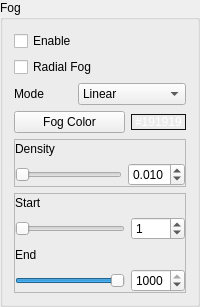
           <widget class="QGroupBox" name="groupBox_12">
            <property name="title">
             <string>Fog</string>
            </property>
            <layout class="QVBoxLayout" name="verticalLayout_45">
             <item>
              <widget class="QCheckBox" name="fogEnabled">
               <property name="text">
                <string>Enable</string>
               </property>
              </widget>
             </item>
             <item>
              <widget class="QCheckBox" name="radialFogCheckBox">
               <property name="text">
                <string>Radial Fog</string>
               </property>
              </widget>
             </item>
             <item>
              <layout class="QHBoxLayout" name="horizontalLayout_75">
               <item>
                <widget class="QLabel" name="label_45">
                 <property name="text">
                  <string>Mode</string>
                 </property>
                </widget>
               </item>
               <item>
                <widget class="QComboBox" name="fogModeSelector">
                 <item>
                  <property name="text">
                   <string>Linear</string>
                  </property>
                 </item>
                 <item>
                  <property name="text">
                   <string>Exponential</string>
                  </property>
                 </item>
                 <item>
                  <property name="text">
                   <string>Exponential^2</string>
                  </property>
                 </item>
                </widget>
               </item>
              </layout>
             </item>
             <item>
              <layout class="QHBoxLayout" name="horizontalLayout_76">
               <item>
                <widget class="QPushButton" name="fogColorButton">
                 <property name="text">
                  <string>Fog Color</string>
                 </property>
                </widget>
               </item>
               <item>
                <widget class="QLabel" name="fogColorLabel">
                 <property name="sizePolicy">
                  <sizepolicy hsizetype="Fixed" vsizetype="Fixed">
                   <horstretch>0</horstretch>
                   <verstretch>0</verstretch>
                  </sizepolicy>
                 </property>
                 <property name="palette">
                  <palette>
                   <active>
                    <colorrole role="WindowText">
                     <brush brushstyle="SolidPattern">
                      <color alpha="255">
                       <red>255</red>
                       <green>255</green>
                       <blue>255</blue>
                      </color>
                     </brush>
                    </colorrole>
                    <colorrole role="Button">
                     <brush brushstyle="SolidPattern">
                      <color alpha="255">
                       <red>25</red>
                       <green>25</green>
                       <blue>25</blue>
                      </color>
                     </brush>
                    </colorrole>
                    <colorrole role="Light">
                     <brush brushstyle="SolidPattern">
                      <color alpha="255">
                       <red>37</red>
                       <green>37</green>
                       <blue>37</blue>
                      </color>
                     </brush>
                    </colorrole>
                    <colorrole role="Midlight">
                     <brush brushstyle="SolidPattern">
                      <color alpha="255">
                       <red>31</red>
                       <green>31</green>
                       <blue>31</blue>
                      </color>
                     </brush>
                    </colorrole>
                    <colorrole role="Dark">
                     <brush brushstyle="SolidPattern">
                      <color alpha="255">
                       <red>12</red>
                       <green>12</green>
                       <blue>12</blue>
                      </color>
                     </brush>
                    </colorrole>
                    <colorrole role="Mid">
                     <brush brushstyle="SolidPattern">
                      <color alpha="255">
                       <red>16</red>
                       <green>16</green>
                       <blue>16</blue>
                      </color>
                     </brush>
                    </colorrole>
                    <colorrole role="Text">
                     <brush brushstyle="SolidPattern">
                      <color alpha="255">
                       <red>255</red>
                       <green>255</green>
                       <blue>255</blue>
                      </color>
                     </brush>
                    </colorrole>
                    <colorrole role="BrightText">
                     <brush brushstyle="SolidPattern">
                      <color alpha="255">
                       <red>255</red>
                       <green>255</green>
                       <blue>255</blue>
                      </color>
                     </brush>
                    </colorrole>
                    <colorrole role="ButtonText">
                     <brush brushstyle="SolidPattern">
                      <color alpha="255">
                       <red>255</red>
                       <green>255</green>
                       <blue>255</blue>
                      </color>
                     </brush>
                    </colorrole>
                    <colorrole role="Base">
                     <brush brushstyle="SolidPattern">
                      <color alpha="255">
                       <red>0</red>
                       <green>0</green>
                       <blue>0</blue>
                      </color>
                     </brush>
                    </colorrole>
                    <colorrole role="Window">
                     <brush brushstyle="SolidPattern">
                      <color alpha="255">
                       <red>25</red>
                       <green>25</green>
                       <blue>25</blue>
                      </color>
                     </brush>
                    </colorrole>
                    <colorrole role="Shadow">
                     <brush brushstyle="SolidPattern">
                      <color alpha="255">
                       <red>0</red>
                       <green>0</green>
                       <blue>0</blue>
                      </color>
                     </brush>
                    </colorrole>
                    <colorrole role="AlternateBase">
                     <brush brushstyle="SolidPattern">
                      <color alpha="255">
                       <red>12</red>
                       <green>12</green>
                       <blue>12</blue>
                      </color>
                     </brush>
                    </colorrole>
                    <colorrole role="ToolTipBase">
                     <brush brushstyle="SolidPattern">
                      <color alpha="255">
                       <red>255</red>
                       <green>255</green>
                       <blue>220</blue>
                      </color>
                     </brush>
                    </colorrole>
                    <colorrole role="ToolTipText">
                     <brush brushstyle="SolidPattern">
                      <color alpha="255">
                       <red>0</red>
                       <green>0</green>
                       <blue>0</blue>
                      </color>
                     </brush>
                    </colorrole>
                   </active>
                   <inactive>
                    <colorrole role="WindowText">
                     <brush brushstyle="SolidPattern">
                      <color alpha="255">
                       <red>255</red>
                       <green>255</green>
                       <blue>255</blue>
                      </color>
                     </brush>
                    </colorrole>
                    <colorrole role="Button">
                     <brush brushstyle="SolidPattern">
                      <color alpha="255">
                       <red>25</red>
                       <green>25</green>
                       <blue>25</blue>
                      </color>
                     </brush>
                    </colorrole>
                    <colorrole role="Light">
                     <brush brushstyle="SolidPattern">
                      <color alpha="255">
                       <red>37</red>
                       <green>37</green>
                       <blue>37</blue>
                      </color>
                     </brush>
                    </colorrole>
                    <colorrole role="Midlight">
                     <brush brushstyle="SolidPattern">
                      <color alpha="255">
                       <red>31</red>
                       <green>31</green>
                       <blue>31</blue>
                      </color>
                     </brush>
                    </colorrole>
                    <colorrole role="Dark">
                     <brush brushstyle="SolidPattern">
                      <color alpha="255">
                       <red>12</red>
                       <green>12</green>
                       <blue>12</blue>
                      </color>
                     </brush>
                    </colorrole>
                    <colorrole role="Mid">
                     <brush brushstyle="SolidPattern">
                      <color alpha="255">
                       <red>16</red>
                       <green>16</green>
                       <blue>16</blue>
                      </color>
                     </brush>
                    </colorrole>
                    <colorrole role="Text">
                     <brush brushstyle="SolidPattern">
                      <color alpha="255">
                       <red>255</red>
                       <green>255</green>
                       <blue>255</blue>
                      </color>
                     </brush>
                    </colorrole>
                    <colorrole role="BrightText">
                     <brush brushstyle="SolidPattern">
                      <color alpha="255">
                       <red>255</red>
                       <green>255</green>
                       <blue>255</blue>
                      </color>
                     </brush>
                    </colorrole>
                    <colorrole role="ButtonText">
                     <brush brushstyle="SolidPattern">
                      <color alpha="255">
                       <red>255</red>
                       <green>255</green>
                       <blue>255</blue>
                      </color>
                     </brush>
                    </colorrole>
                    <colorrole role="Base">
                     <brush brushstyle="SolidPattern">
                      <color alpha="255">
                       <red>0</red>
                       <green>0</green>
                       <blue>0</blue>
                      </color>
                     </brush>
                    </colorrole>
                    <colorrole role="Window">
                     <brush brushstyle="SolidPattern">
                      <color alpha="255">
                       <red>25</red>
                       <green>25</green>
                       <blue>25</blue>
                      </color>
                     </brush>
                    </colorrole>
                    <colorrole role="Shadow">
                     <brush brushstyle="SolidPattern">
                      <color alpha="255">
                       <red>0</red>
                       <green>0</green>
                       <blue>0</blue>
                      </color>
                     </brush>
                    </colorrole>
                    <colorrole role="AlternateBase">
                     <brush brushstyle="SolidPattern">
                      <color alpha="255">
                       <red>12</red>
                       <green>12</green>
                       <blue>12</blue>
                      </color>
                     </brush>
                    </colorrole>
                    <colorrole role="ToolTipBase">
                     <brush brushstyle="SolidPattern">
                      <color alpha="255">
                       <red>255</red>
                       <green>255</green>
                       <blue>220</blue>
                      </color>
                     </brush>
                    </colorrole>
                    <colorrole role="ToolTipText">
                     <brush brushstyle="SolidPattern">
                      <color alpha="255">
                       <red>0</red>
                       <green>0</green>
                       <blue>0</blue>
                      </color>
                     </brush>
                    </colorrole>
                   </inactive>
                   <disabled>
                    <colorrole role="WindowText">
                     <brush brushstyle="SolidPattern">
                      <color alpha="255">
                       <red>12</red>
                       <green>12</green>
                       <blue>12</blue>
                      </color>
                     </brush>
                    </colorrole>
                    <colorrole role="Button">
                     <brush brushstyle="SolidPattern">
                      <color alpha="255">
                       <red>25</red>
                       <green>25</green>
                       <blue>25</blue>
                      </color>
                     </brush>
                    </colorrole>
                    <colorrole role="Light">
                     <brush brushstyle="SolidPattern">
                      <color alpha="255">
                       <red>37</red>
                       <green>37</green>
                       <blue>37</blue>
                      </color>
                     </brush>
                    </colorrole>
                    <colorrole role="Midlight">
                     <brush brushstyle="SolidPattern">
                      <color alpha="255">
                       <red>31</red>
                       <green>31</green>
                       <blue>31</blue>
                      </color>
                     </brush>
                    </colorrole>
                    <colorrole role="Dark">
                     <brush brushstyle="SolidPattern">
                      <color alpha="255">
                       <red>12</red>
                       <green>12</green>
                       <blue>12</blue>
                      </color>
                     </brush>
                    </colorrole>
                    <colorrole role="Mid">
                     <brush brushstyle="SolidPattern">
                      <color alpha="255">
                       <red>16</red>
                       <green>16</green>
                       <blue>16</blue>
                      </color>
                     </brush>
                    </colorrole>
                    <colorrole role="Text">
                     <brush brushstyle="SolidPattern">
                      <color alpha="255">
                       <red>12</red>
                       <green>12</green>
                       <blue>12</blue>
                      </color>
                     </brush>
                    </colorrole>
                    <colorrole role="BrightText">
                     <brush brushstyle="SolidPattern">
                      <color alpha="255">
                       <red>255</red>
                       <green>255</green>
                       <blue>255</blue>
                      </color>
                     </brush>
                    </colorrole>
                    <colorrole role="ButtonText">
                     <brush brushstyle="SolidPattern">
                      <color alpha="255">
                       <red>12</red>
                       <green>12</green>
                       <blue>12</blue>
                      </color>
                     </brush>
                    </colorrole>
                    <colorrole role="Base">
                     <brush brushstyle="SolidPattern">
                      <color alpha="255">
                       <red>25</red>
                       <green>25</green>
                       <blue>25</blue>
                      </color>
                     </brush>
                    </colorrole>
                    <colorrole role="Window">
                     <brush brushstyle="SolidPattern">
                      <color alpha="255">
                       <red>25</red>
                       <green>25</green>
                       <blue>25</blue>
                      </color>
                     </brush>
                    </colorrole>
                    <colorrole role="Shadow">
                     <brush brushstyle="SolidPattern">
                      <color alpha="255">
                       <red>0</red>
                       <green>0</green>
                       <blue>0</blue>
                      </color>
                     </brush>
                    </colorrole>
                    <colorrole role="AlternateBase">
                     <brush brushstyle="SolidPattern">
                      <color alpha="255">
                       <red>25</red>
                       <green>25</green>
                       <blue>25</blue>
                      </color>
                     </brush>
                    </colorrole>
                    <colorrole role="ToolTipBase">
                     <brush brushstyle="SolidPattern">
                      <color alpha="255">
                       <red>255</red>
                       <green>255</green>
                       <blue>220</blue>
                      </color>
                     </brush>
                    </colorrole>
                    <colorrole role="ToolTipText">
                     <brush brushstyle="SolidPattern">
                      <color alpha="255">
                       <red>0</red>
                       <green>0</green>
                       <blue>0</blue>
                      </color>
                     </brush>
                    </colorrole>
                   </disabled>
                  </palette>
                 </property>
                 <property name="frameShape">
                  <enum>QFrame::StyledPanel</enum>
                 </property>
                 <property name="text">
                  <string>#191919</string>
                 </property>
                </widget>
               </item>
              </layout>
             </item>
             <item>
              <widget class="QFrame" name="fogDensityFrame">
               <property name="frameShape">
                <enum>QFrame::StyledPanel</enum>
               </property>
               <property name="frameShadow">
                <enum>QFrame::Raised</enum>
               </property>
               <layout class="QHBoxLayout" name="horizontalLayout_83">
                <property name="leftMargin">
                 <number>0</number>
                </property>
                <property name="topMargin">
                 <number>0</number>
                </property>
                <property name="rightMargin">
                 <number>0</number>
                </property>
                <property name="bottomMargin">
                 <number>0</number>
                </property>
                <item>
                 <layout class="QVBoxLayout" name="verticalLayout_41">
                  <item>
                   <layout class="QHBoxLayout" name="horizontalLayout_78">
                    <item>
                     <widget class="QLabel" name="label_46">
                      <property name="text">
                       <string>Density</string>
                      </property>
                     </widget>
                    </item>
                    <item>
                     <spacer name="horizontalSpacer_35">
                      <property name="orientation">
                       <enum>Qt::Horizontal</enum>
                      </property>
                      <property name="sizeHint" stdset="0">
                       <size>
                        <width>17</width>
                        <height>17</height>
                       </size>
                      </property>
                     </spacer>
                    </item>
                   </layout>
                  </item>
                  <item>
                   <layout class="QHBoxLayout" name="horizontalLayout_77">
                    <item>
                     <widget class="QSlider" name="densitySlider">
                      <property name="maximum">
                       <number>100</number>
                      </property>
                      <property name="orientation">
                       <enum>Qt::Horizontal</enum>
                      </property>
                     </widget>
                    </item>
                    <item>
                     <widget class="QDoubleSpinBox" name="densitySpinBox">
                      <property name="decimals">
                       <number>3</number>
                      </property>
                      <property name="maximum">
                       <double>1.000000000000000</double>
                      </property>
                      <property name="singleStep">
                       <double>0.005000000000000</double>
                      </property>
                      <property name="value">
                       <double>0.010000000000000</double>
                      </property>
                     </widget>
                    </item>
                   </layout>
                  </item>
                 </layout>
                </item>
               </layout>
              </widget>
             </item>
             <item>
              <widget class="QFrame" name="fogPositionFrame">
               <property name="frameShape">
                <enum>QFrame::StyledPanel</enum>
               </property>
               <property name="frameShadow">
                <enum>QFrame::Raised</enum>
               </property>
               <layout class="QVBoxLayout" name="verticalLayout_44">
                <property name="leftMargin">
                 <number>0</number>
                </property>
                <property name="topMargin">
                 <number>0</number>
                </property>
                <property name="rightMargin">
                 <number>0</number>
                </property>
                <property name="bottomMargin">
                 <number>0</number>
                </property>
                <item>
                 <layout class="QVBoxLayout" name="verticalLayout_42">
                  <item>
                   <layout class="QHBoxLayout" name="horizontalLayout_79">
                    <item>
                     <widget class="QLabel" name="label_47">
                      <property name="text">
                       <string>Start</string>
                      </property>
                     </widget>
                    </item>
                    <item>
                     <spacer name="horizontalSpacer_36">
                      <property name="orientation">
                       <enum>Qt::Horizontal</enum>
                      </property>
                      <property name="sizeHint" stdset="0">
                       <size>
                        <width>17</width>
                        <height>17</height>
                       </size>
                      </property>
                     </spacer>
                    </item>
                   </layout>
                  </item>
                  <item>
                   <layout class="QHBoxLayout" name="horizontalLayout_80">
                    <item>
                     <widget class="QSlider" name="startSlider">
                      <property name="maximum">
                       <number>1000</number>
                      </property>
                      <property name="value">
                       <number>1</number>
                      </property>
                      <property name="orientation">
                       <enum>Qt::Horizontal</enum>
                      </property>
                     </widget>
                    </item>
                    <item>
                     <widget class="QSpinBox" name="startSpinBox">
                      <property name="maximum">
                       <number>1000</number>
                      </property>
                      <property name="value">
                       <number>1</number>
                      </property>
                     </widget>
                    </item>
                   </layout>
                  </item>
                 </layout>
                </item>
                <item>
                 <layout class="QVBoxLayout" name="verticalLayout_43">
                  <item>
                   <layout class="QHBoxLayout" name="horizontalLayout_81">
                    <item>
                     <widget class="QLabel" name="label_48">
                      <property name="text">
                       <string>End</string>
                      </property>
                     </widget>
                    </item>
                    <item>
                     <spacer name="horizontalSpacer_37">
                      <property name="orientation">
                       <enum>Qt::Horizontal</enum>
                      </property>
                      <property name="sizeHint" stdset="0">
                       <size>
                        <width>17</width>
                        <height>17</height>
                       </size>
                      </property>
                     </spacer>
                    </item>
                   </layout>
                  </item>
                  <item>
                   <layout class="QHBoxLayout" name="horizontalLayout_82">
                    <item>
                     <widget class="QSlider" name="endSlider">
                      <property name="maximum">
                       <number>1000</number>
                      </property>
                      <property name="value">
                       <number>1000</number>
                      </property>
                      <property name="orientation">
                       <enum>Qt::Horizontal</enum>
                      </property>
                     </widget>
                    </item>
                    <item>
                     <widget class="QSpinBox" name="endSpinBox">
                      <property name="maximum">
                       <number>1000</number>
                      </property>
                      <property name="value">
                       <number>1000</number>
                      </property>
                     </widget>
                    </item>
                   </layout>
                  </item>
                 </layout>
                </item>
               </layout>
              </widget>
             </item>
            </layout>
           </widget>
